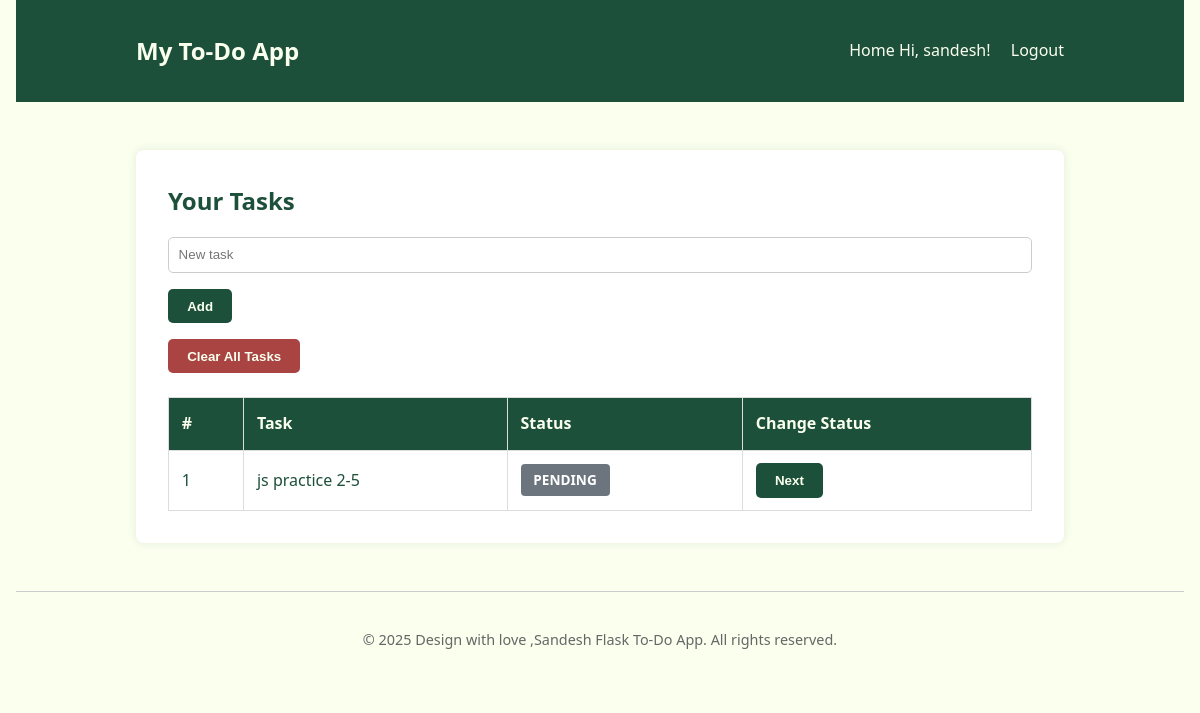
Page / (signed in) on the earlier database version.
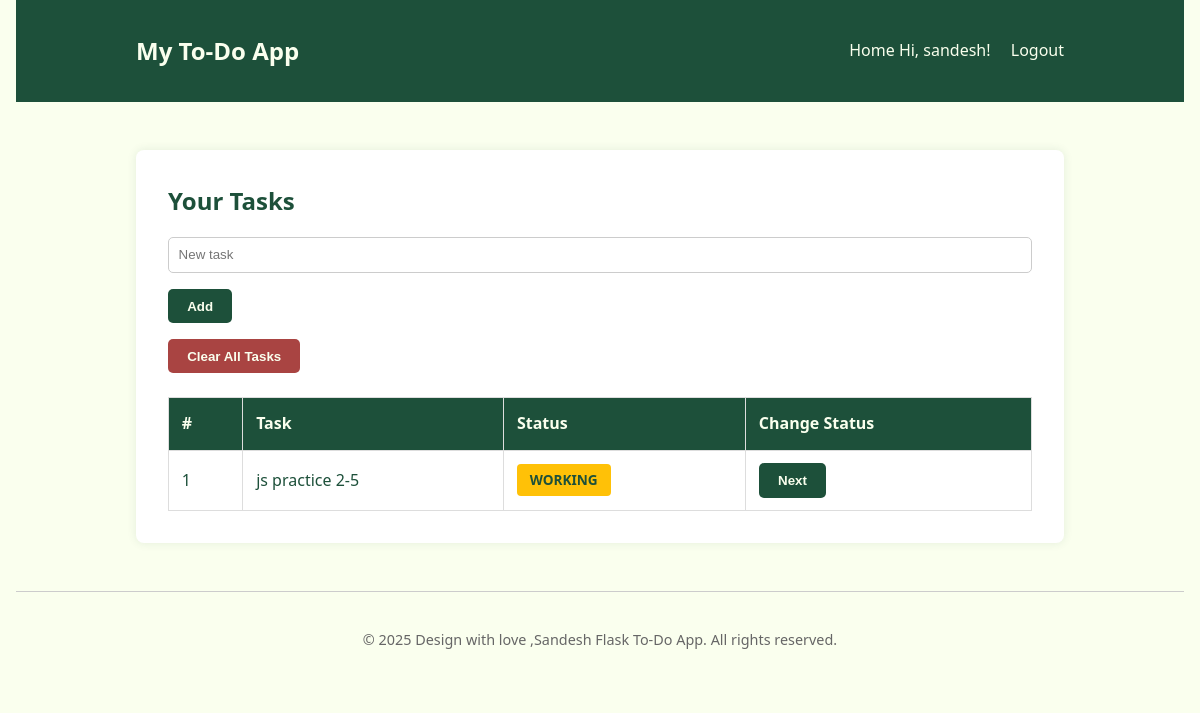
Same page on the later database version.
### app/models.py (models this page shows)
class Task(db.Model):
    id = db.Column(db.Integer, primary_key=True)
    title = db.Column(db.String(100), nullable=False)
    status = db.Column(db.String(20), default='Pending')
    user_id = db.Column(db.Integer, db.ForeignKey('user.id'), nullable=False)
    user = db.relationship('User', backref=db.backref('tasks', lazy=True))

### app/routes/tasks.py (the view)
@tasks_bp.route('/')
@login_required
def view_tasks():
    user_id = session.get('user_id')
    tasks = Task.query.filter_by(user_id=user_id).all()
    return render_template('tasks.html', tasks=tasks)

### app/__init__.py (called while the page is built)
def create_app():
    app = Flask(__name__)
    app.config['SECRET_KEY'] = 'your-secret-key'
    app.config['SQLALCHEMY_DATABASE_URI'] = 'sqlite:///todo.db'  # Using SQLite for simplicity
    app.config['SQLALCHEMY_TRACK_MODIFICATIONS'] = False
    db.init_app(app)
    from app.routes.auth import auth_bp
    from app.routes.tasks import tasks_bp
    app.register_blueprint(auth_bp)
    app.register_blueprint(tasks_bp)
    @app.context_processor
    def inject_current_year():
        from datetime import datetime
        return {'current_year': datetime.now().year}
    return app

### app/routes/tasks.py (called while the page is built)
def login_required(func):
    from functools import wraps
    @wraps(func)
    def decorated_function(*args, **kwargs):
        if 'user' not in session:
            flash('Please login first.', 'warning')
            return redirect(url_for('auth.login'))
        return func(*args, **kwargs)
    return decorated_function

### app/templates/tasks.html (shortened to what this page needs)
{% extends "base.html" %}
{% block content %}
<div class="task-box">
    <h2>Your Tasks</h2>
    <form action="{{ url_for('tasks.add_task') }}" method="POST" class="task-form">
        <input type="text" name="title" placeholder="New task" required />
        <button type="submit" class="btn">Add</button>
    </form>
    {% if tasks %}
    <form method="POST" action="{{ url_for('tasks.clear_tasks') }}">
        <button type="submit" class="btn btn-clear">Clear All Tasks</button>
    </form>
    <table class="task-table">
        <thead>
            <tr>
                <th>#</th>
                <th>Task</th>
                <th>Status</th>
                <th>Change Status</th>
            </tr>
        </thead>
        <tbody>
            {% for task in tasks %}
            <tr>
                <td data-label="#">{{ loop.index }}</td>
                <td data-label="Task">{{ task.title }}</td>
                <td data-label="Status">
                    <span class="badge {{ task.status|lower }}">{{ task.status }}</span>
                </td>
                <td data-label="Change Status">
                    <form action="{{ url_for('tasks.toggle_status', task_id=task.id) }}" method="POST" style="display:inline;">
                        <button type="submit" class="btn-small">Next</button>
                    </form>
                </td>
            </tr>
            {% endfor %}
        </tbody>
    </table>
    {% else %}
    <p>No tasks yet. Add one task to get started.</p>
    {% endif %}
</div>
{% endblock %}

### app/templates/base.html (shortened to what this page needs)
<!DOCTYPE html>
<html lang="en">
<head>
    <link rel="stylesheet" href="{{ url_for('static', filename='css/style.css') }}" />
</head>
<body>
    <header>
        <div class="container">
            <h1>My To-Do App</h1>
            <nav>
                <a href="{{ url_for('tasks.view_tasks') }}">Home</a>
                {% if 'user' in session %}
                    <span>Hi, {{ session['user'] }}!</span>
                    <a href="{{ url_for('auth.logout') }}">Logout</a>
                {% else %}
                    <a href="{{ url_for('auth.login') }}">Login</a>
                    <a href="{{ url_for('auth.register') }}">Register</a>
                {% endif %}
            </nav>
        </div>
    </header>
    <main class="container">
        {% block content %}{% endblock %}
    </main>
    <footer class="footer">
        <div class="container">
            <p>&copy; {{ current_year }} Design with love ,Sandesh Flask To-Do App. All rights reserved.</p>
        </div>
    </footer>
</body>
</html>

### app/static/css/style.css (style rules this page uses)
* { margin: 0; padding: 0; box-sizing: border-box; }
body { font-family: 'Segoe UI', Tahoma, Geneva, Verdana, sans-serif; background-color: #FAFFEE; color: #1D503A; line-height: 1.6; padding: 0 1rem; }
header { background-color: #1D503A; color: #FAFFEE; padding: 1rem 0; margin-bottom: 2rem; }
header .container { display: flex; justify-content: space-between; align-items: center; flex-wrap: wrap; }
header h1 { font-size: 1.5rem; }
nav a { color: #FAFFEE; text-decoration: none; margin-left: 1rem; font-weight: 500; }
.container { max-width: 960px; margin: auto; padding: 1rem; }
form { margin-top: 1rem; }
form input[type="text"], form input[type="email"], form input[type="password"] { width: 100%; padding: 0.6rem; border: 1px solid #ccc; border-radius: 5px; margin-bottom: 1rem; background: #fff; color: #1D503A; }
button, .btn { background-color: #1D503A; color: #FAFFEE; border: none; padding: 0.6rem 1.2rem; border-radius: 5px; cursor: pointer; font-weight: 600; transition: background-color 0.3s; }
.btn-clear { background-color: #a94442; }
.auth-box, .task-box { background-color: white; padding: 2rem; border-radius: 8px; box-shadow: 0 0 10px rgba(29, 80, 58, 0.1); margin-bottom: 2rem; }
.task-table { width: 100%; border-collapse: collapse; margin-top: 1.5rem; }
.task-table th, .task-table td { padding: 0.8rem; border: 1px solid #ddd; text-align: left; }
.task-table th { background-color: #1D503A; color: #FAFFEE; }
.task-table td { background-color: #fff; }
.badge { padding: 0.4rem 0.8rem; border-radius: 4px; font-size: 0.85rem; font-weight: bold; color: #fff; text-transform: uppercase; }
.badge.working { background-color: #ffc107; color: #1D503A; }
footer { text-align: center; padding: 1.2rem 0; border-top: 1px solid #ccc; font-size: 0.9rem; color: #666; }

Differences in the rows shown:
changed Task "js practice 2-5": status "PENDING" → "WORKING"
